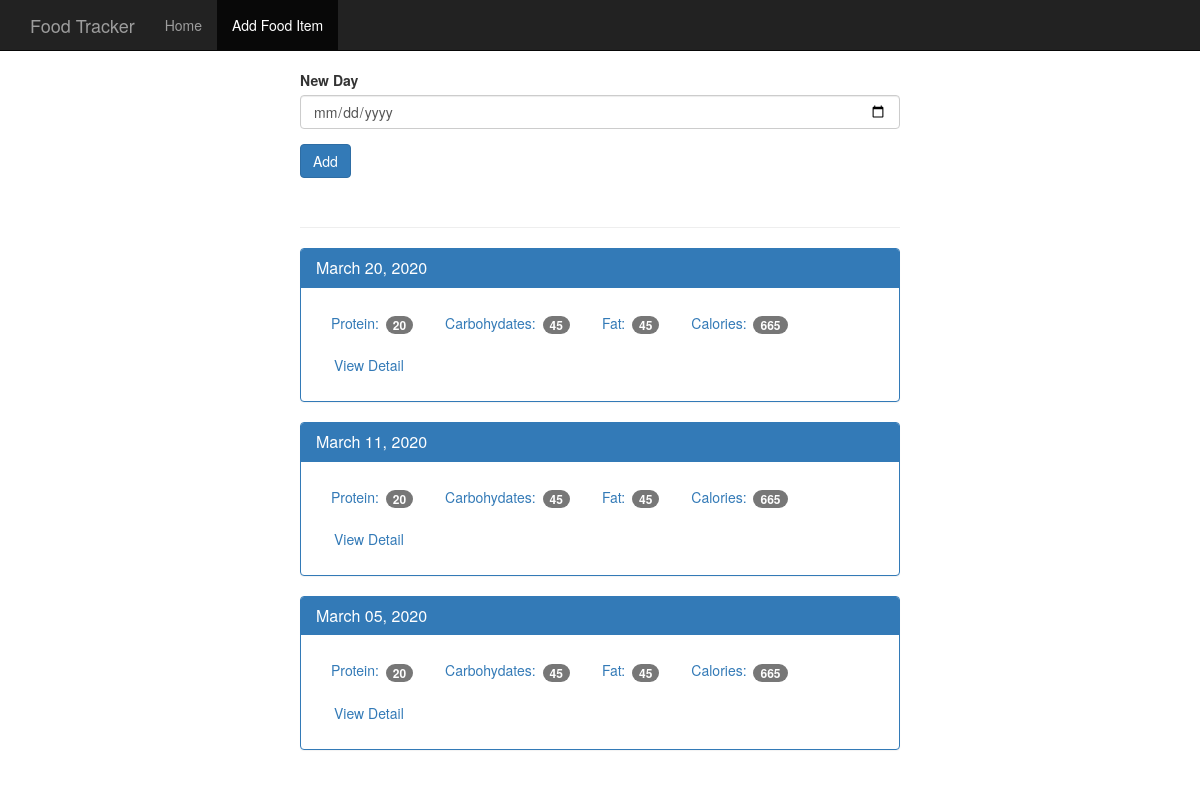
Before: / with the older database file.
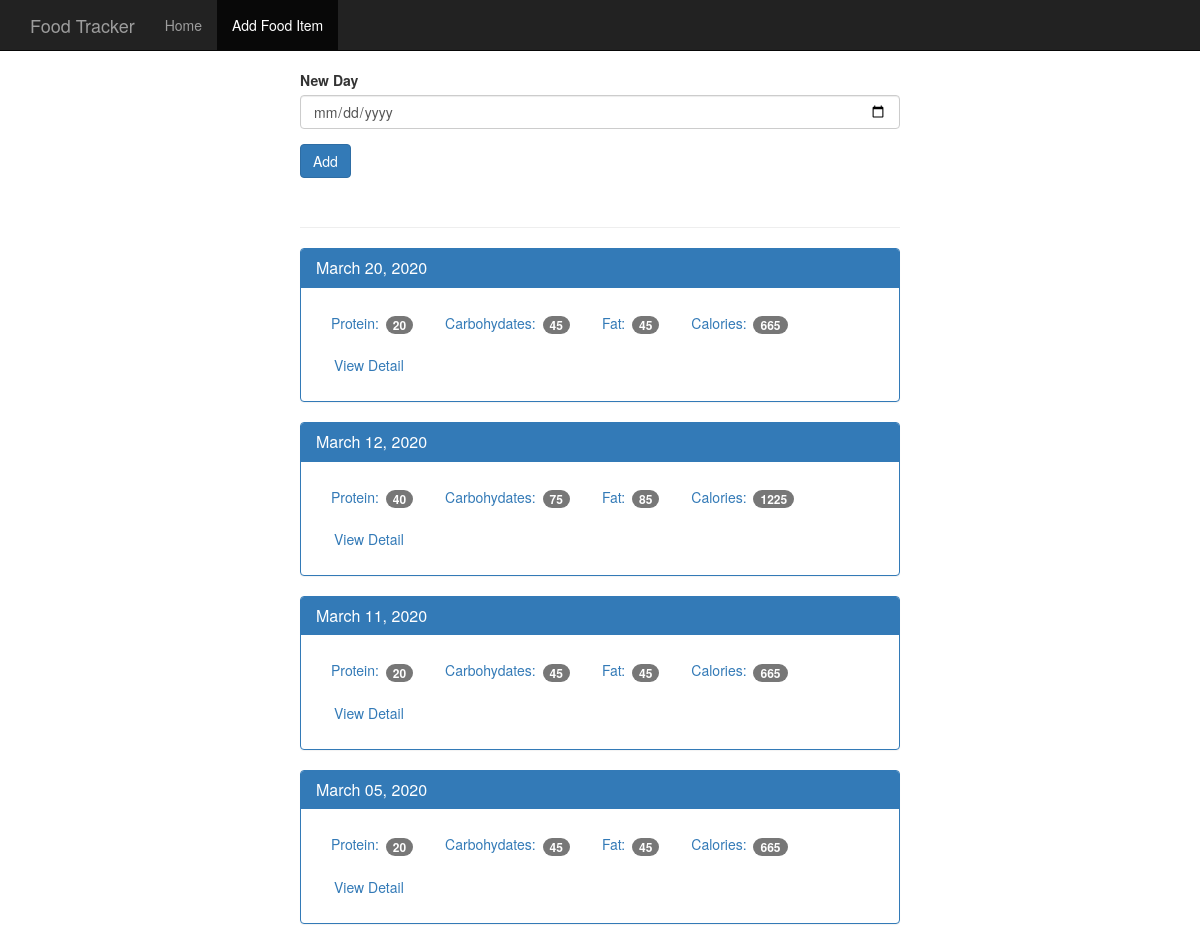
After: the same page with the newer database file.
### tables this page shows
CREATE TABLE log_date (
    id integer primary key autoincrement,
    entry_date date not null
);

### app.py (the view, shortened to what this page needs)
@app.route('/', methods=["GET","POST"])
def index():
    db = dbcon.get_db()
    cur = db.execute('''select log_date.entry_date, sum(food.protein) as protein, sum(food.carbohydrates) as carbohydrates , sum(food.fat) as fat, sum(food.calories) as calories
                        from log_date
                        left join food_date on food_date.log_date_id = log_date.id
                        left join food on food.id = food_date.food_id
                        group by log_date.id order by entry_date desc''')
    results = cur.fetchall()
    date_result = []
    for r in results:
        single_date = {}
        single_date["entry_date"] = r["entry_date"]
        single_date["protein"] = r["protein"]
        single_date["carbohydrates"] = r["carbohydrates"]
        single_date["fat"] = r["fat"]
        single_date["calories"] = r["calories"]
        d = datetime.strptime(str(r["entry_date"]), '%Y%m%d')
        single_date["pretty_date"] = datetime.strftime(d, "%B %d, %Y") #%B for month in word
        date_result.append(single_date)
    return render_template('home.html', results=date_result)

### dbcon.py (called while the page is built)
def connect_db():
    sql = sqlite3.connect('./food_trakcer.db')
    sql.row_factory = sqlite3.Row
    return sql

def get_db():
    if not hasattr(g, 'sqlite_db'):
        g.sqlite_db = connect_db()
    return g.sqlite_db

### templates/home.html
{% extends "base.html" %}
{% block body %}
    <div class="container theme-showcase col-sm-6 col-sm-offset-3" role="main">
      <div class="row">
        <div>
          <form method="POST" action="/">
            <div class="form-group">
              <label for="new-day">New Day</label>
              <input type="date" class="form-control" name="date" id="new-day">
            </div>
            <button type="submit" class="btn btn-primary">Add</button>
          </form>
          <div class="page-header"></div>
          {% for r in results %}
          <div class="panel panel-primary">
            <div class="panel-heading">
              <h3 class="panel-title">{{ r.pretty_date }}</h3>
            </div>
            <div class="panel-body">
              <ul class="nav nav-pills" role="tablist">
                <li><a>Protein: <span class="badge">{{ r.protein }}</span></a></li>
                <li><a>Carbohydates: <span class="badge">{{ r.carbohydrates }}</span></a></li>
                <li><a>Fat: <span class="badge">{{ r.fat }}</span></a></li>
                <li><a>Calories: <span class="badge">{{ r.calories }}</span></a></li>
                <li><a href="{{ url_for('view', date=r.entry_date) }}" type="button" class="btn btn-link">View Detail</a></li>
              </ul>
            </div>
          </div>
          {% endfor %}
        </div>
      </div>
    </div>
{% endblock %}

### templates/base.html (shortened to what this page needs)
<!DOCTYPE html>
<html lang="en">
  <head>
    <link href="{{ url_for('static', filename='bootstrap.min.css') }}" rel="stylesheet">
    <link href="{{ url_for('static', filename='theme.css') }}" rel="stylesheet">
  </head>
  <body>
    <nav class="navbar navbar-inverse navbar-fixed-top">
      <div class="container">
        <div class="navbar-header">
          <a class="navbar-brand" href="{{ url_for('index') }}">Food Tracker</a>
        </div>
        <div id="navbar" class="navbar-collapse collapse">
          <ul class="nav navbar-nav">
            <li><a href="{{ url_for('index') }}">Home</a></li>
            <li class="active"><a href="{{ url_for('food') }}">Add Food Item</a></li>
          </ul>
        </div>
      </div>
    </nav>
  {% block body %}{% endblock %}
  </body>
</html>

### static/theme.css (style rules this page uses)
body { padding-top: 70px; padding-bottom: 30px; }

Changed rows visible on the page:
added log_date: pretty_date "March 12, 2020", protein "40", carbohydrates "75", fat "85", calories "1225"
